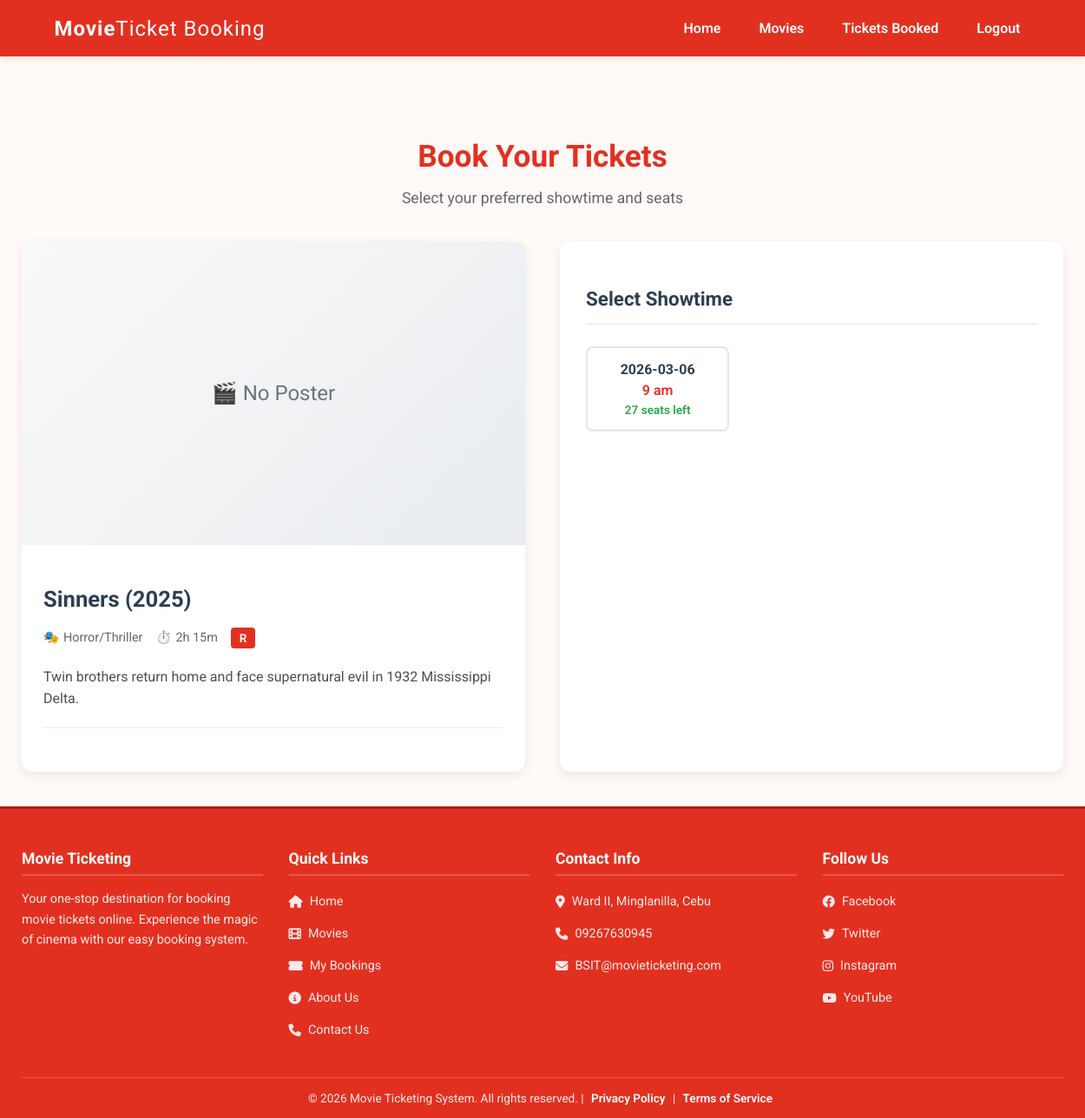
The app's page /book_ticket?movie=Sinners (2025) (signed in) with its own data.
### tables this page shows
CREATE TABLE movies (
                    id INTEGER PRIMARY KEY AUTOINCREMENT,
                    title TEXT NOT NULL,
                    genre TEXT,
                    duration TEXT,
                    rating TEXT,
                    description TEXT,
                    poster_url TEXT,
                    is_active BOOLEAN DEFAULT 1,
                    created_at TIMESTAMP DEFAULT CURRENT_TIMESTAMP,
                    UNIQUE(title, genre, duration)
                );

CREATE TABLE movie_schedules (
        id INTEGER PRIMARY KEY AUTOINCREMENT,
        movie_id INTEGER NOT NULL,
        movie_title TEXT NOT NULL,
        show_date TEXT NOT NULL,
        showtime TEXT NOT NULL,
        total_seats INTEGER DEFAULT 40,
        available_seats INTEGER DEFAULT 40,
        is_active BOOLEAN DEFAULT 1,
        created_at TIMESTAMP DEFAULT CURRENT_TIMESTAMP,
        FOREIGN KEY (movie_id) REFERENCES movies (id),
        UNIQUE(movie_id, show_date, showtime)
    );

### app.py (the view, shortened to what this page needs)
@app.route('/book_ticket', methods=['GET', 'POST'])
def book_ticket():
    if 'role' in session and session['role'] == 'Customer':
        movie_title = request.args.get('movie', '')
        conn = sqlite3.connect('database.db')
        c = conn.cursor()
        movie_details = None
        if movie_title:
            c.execute("SELECT title, genre, duration, rating, description, poster_url FROM movies WHERE title = ?",
                      (movie_title,))
            movie_details = c.fetchone()
        schedules = []
        if movie_title:
            c.execute("""
                SELECT id, show_date, showtime, available_seats
                FROM movie_schedules
                WHERE movie_title = ? AND is_active = 1
                AND show_date >= date('now')
                ORDER BY show_date, showtime
            """, (movie_title,))
            schedules = c.fetchall()
        conn.close()
        movie_data = None
        if movie_details:
            movie_data = {
                'title': movie_details[0],
                'genre': movie_details[1],
                'duration': movie_details[2],
                'rating': movie_details[3],
                'description': movie_details[4],
                'poster_url': movie_details[5]
            }
        schedule_list = []
        for schedule in schedules:
            schedule_list.append({
                'id': schedule[0],
                'show_date': schedule[1],
                'showtime': schedule[2],
                'available_seats': schedule[3]
            })
        return render_template('buyticket.html',
                               movie=movie_data,
                               schedules=schedule_list,
                               selected_movie_title=movie_title)
    else:
        return redirect(url_for('login'))

### templates/buyticket.html (shortened to what this page needs)
{% extends "base.html" %}
{% block content %}
<div class="booking-container">
  <div class="page-header">
    <h1 class="page-title">Book Your Tickets</h1>
    <p class="page-subtitle">Select your preferred showtime and seats</p>
  </div>
  {% if movie %}
  <div class="booking-content">
    <div class="movie-details-card">
      <div class="movie-poster-container">
        {% if movie.poster_url %}
        <div class="no-poster" style="display: none;">🎬 No Poster</div>
        {% else %}
        <div class="no-poster">🎬 No Poster</div>
        {% endif %}
      </div>
      <div class="movie-info">
        <h2 class="movie-title">{{ movie.title }}</h2>
        <div class="movie-meta">
          <div class="meta-item">
            <span>🎭</span>
            <span>{{ movie.genre }}</span>
          </div>
          <div class="meta-item">
            <span>⏱️</span>
            <span>{{ movie.duration }}</span>
          </div>
          <div class="meta-item">
            <span class="rating-badge">{{ movie.rating }}</span>
          </div>
        </div>
        <div class="movie-description">
          {{ movie.description if movie.description else "Experience this amazing movie on the big screen!" }}
        </div>
      </div>
    </div>
    <div class="booking-form-card">
      <form method="POST" action="{{ url_for('book_ticket') }}" id="bookingForm">
        <h3 class="form-section-title">Select Showtime</h3>
        {% if schedules %}
        <div class="schedule-grid" id="scheduleContainer">
          {% for schedule in schedules %}
          <div class="schedule-option" data-schedule-id="{{ schedule.id }}"
               data-date="{{ schedule.show_date }}" data-time="{{ schedule.showtime }}">
            <div class="schedule-date">{{ schedule.show_date }}</div>
            <div class="schedule-time">{{ schedule.showtime }}</div>
            <div class="schedule-seats {% if schedule.available_seats < 10 %}low{% elif schedule.available_seats == 0 %}none{% endif %}">
              {{ schedule.available_seats }} seats left
            </div>
          </div>
          {% endfor %}
        </div>
        {% endif %}
      </form>
    </div>
  </div>
  {% endif %}
</div>
{% endblock %}

### records on screen
movies: title "Sinners (2025)", genre "Horror/Thriller", duration "2h 15m", rating "R", description "Twin brothers return home and face supernatural evil in 1932 Mississippi Delta."
movie_schedules: show_date "2026-03-06", showtime "9 am", available_seats "27"
